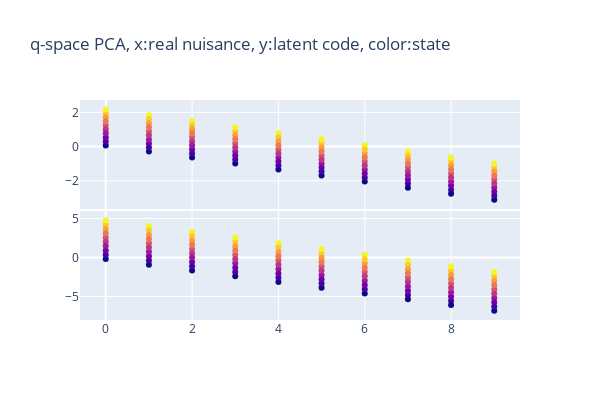

Notebook code cell kept with this figure:
### Markdown cell above
### q space (latent nuisance space)

### Code cell
pca_N = Ns.reshape(-1,q)
df = pd.DataFrame(pca_N, columns = np.arange(q))
tem = pd.DataFrame(X_nuisances.reshape(-1,1),columns=['nuisance'])
df = pd.concat([df,tem],axis=1)
tem = pd.DataFrame(np.repeat(X_states,nt,axis=0),columns=['state'])
df = pd.concat([df,tem],axis=1)
from plotly.subplots import make_subplots
fig = make_subplots(rows=q, cols=1, 
                    shared_xaxes=True,
                    vertical_spacing=0.01)
for i in trange(q):
    fig.add_trace(
        go.Scatter(x=df['nuisance'], 
                   y=df[i], 
                   marker=dict(color=df['state']),
                   mode='markers'
                  ), 
        row=i+1, col=1
        )
#fig = px.scatter(df, x='nuisance', y=4, color='state')
fig.update_layout(title_text="q-space PCA, x:real nuisance, \
y:latent code, color:state")
#fig.update_traces(textposition='top center')
fig.update_layout(height=q*200, width=600)
fig.update_layout(showlegend=False)
fig.write_image(path+'/latent.pdf')
fig.show()

### Figure 1 — Plotly figure (JSON) as saved in the notebook; plotly's stock layout.template omitted (floating-point values rounded to 4 significant figures)
{"data": [{"marker": {"color": [9, 9, 9, 9, 9, 0, 0, 0, 0, 0, 3, 3, 3, 3, 3, 8, 8, 8, 8, 8, 1, 1, 1, 1, 1, 5, 5, 5, 5, 5, 7, 7, 7, 7, 7, 8, 8, 8, 8, 8, 0, 0, 0, 0, 0, 2, 2, 2, 2, 2, 7, 7, 7, 7, 7, 4, 4, 4, 4, 4, 5, 5, 5, 5, 5, 2, 2, 2, 2, 2, 1, 1, 1, 1, 1, 3, 3, 3, 3, 3, 9, 9, 9, 9, 9, 4, 4, 4, 4, 4, 6, 6, 6, 6, 6, 6, 6, 6, 6, 6]}, "mode": "markers", "type": "scatter", "x": [2, 4, 6, 7, 1, 4, 0, 6, 9, 1, 3, 5, 9, 4, 6, 9, 3, 7, 4, 0, 0, 4, 7, 8, 6, 6, 7, 2, 3, 0, 7, 0, 6, 9, 4, 8, 2, 6, 5, 1, 3, 2, 5, 7, 8, 3, 1, 0, 7, 9, 2, 3, 1, 8, 5, 6, 3, 7, 0, 2, 1, 5, 8, 4, 9, 5, 4, 8, 6, 2, 5, 1, 3, 9, 2, 2, 1, 8, 0, 7, 9, 5, 3, 8, 0, 1, 9, 8, 4, 5, 4, 7, 3, 0, 8, 2, 5, 9, 6, 1], "xaxis": "x", "y": [1.483, 0.7778, 0.07226, -0.2805, 1.836, -1.343, 0.0686, -2.048, -3.106, -0.2842, -0.283, -0.9885, -2.4, -0.6357, -1.341, -1.222, 0.895, -0.5161, 0.5422, 1.953, 0.3042, -1.107, -2.165, -2.518, -1.813, -0.8701, -1.223, 0.541, 0.1882, 1.247, -0.7517, 1.718, -0.3989, -1.457, 0.3066, -0.8689, 1.248, -0.1633, 0.1894, 1.601, -0.9898, -0.637, -1.695, -2.401, -2.754, -0.5186, 0.187, 0.5398, -1.93, -2.635, 1.012, 0.6594, 1.365, -1.104, -0.04615, -1.106, -0.04737, -1.459, 1.011, 0.3054, 0.8938, -0.5173, -1.576, -0.1646, -1.928, -1.224, -0.8713, -2.282, -1.577, -0.1658, -1.46, -0.04859, -0.7542, -2.871, -0.4014, 0.06982, 0.4226, -2.047, 0.7754, -1.694, -0.9861, 0.425, 1.131, -0.6333, 2.189, 0.6582, -2.164, -1.811, -0.4002, -0.7529, 0.07104, -0.9873, 0.4238, 1.482, -1.34, 0.7766, -0.2817, -1.693, -0.6345, 1.129], "yaxis": "y"}, {"marker": {"color": [9, 9, 9, 9, 9, 0, 0, 0, 0, 0, 3, 3, 3, 3, 3, 8, 8, 8, 8, 8, 1, 1, 1, 1, 1, 5, 5, 5, 5, 5, 7, 7, 7, 7, 7, 8, 8, 8, 8, 8, 0, 0, 0, 0, 0, 2, 2, 2, 2, 2, 7, 7, 7, 7, 7, 4, 4, 4, 4, 4, 5, 5, 5, 5, 5, 2, 2, 2, 2, 2, 1, 1, 1, 1, 1, 3, 3, 3, 3, 3, 9, 9, 9, 9, 9, 4, 4, 4, 4, 4, 6, 6, 6, 6, 6, 6, 6, 6, 6, 6]}, "mode": "markers", "type": "scatter", "x": [2, 4, 6, 7, 1, 4, 0, 6, 9, 1, 3, 5, 9, 4, 6, 9, 3, 7, 4, 0, 0, 4, 7, 8, 6, 6, 7, 2, 3, 0, 7, 0, 6, 9, 4, 8, 2, 6, 5, 1, 3, 2, 5, 7, 8, 3, 1, 0, 7, 9, 2, 3, 1, 8, 5, 6, 3, 7, 0, 2, 1, 5, 8, 4, 9, 5, 4, 8, 6, 2, 5, 1, 3, 9, 2, 2, 1, 8, 0, 7, 9, 5, 3, 8, 0, 1, 9, 8, 4, 5, 4, 7, 3, 0, 8, 2, 5, 9, 6, 1], "xaxis": "x2", "y": [3.295, 1.819, 0.3435, -0.3943, 4.032, -3.142, -0.1912, -4.618, -6.831, -0.929, -0.7508, -2.226, -5.178, -1.489, -2.964, -2.421, 2.006, -0.9456, 1.268, 4.219, 0.3601, -2.591, -4.804, -5.542, -4.067, -1.862, -2.599, 1.09, 0.3518, 2.565, -1.497, 3.668, -0.7591, -2.972, 0.7165, -1.683, 2.743, -0.2078, 0.53, 3.481, -2.405, -1.667, -3.88, -5.356, -6.094, -1.302, 0.1735, 0.9113, -4.253, -5.729, 2.192, 1.454, 2.93, -2.235, -0.02129, -2.413, -0.1995, -3.151, 2.014, 0.5383, 1.827, -1.124, -3.337, -0.386, -4.075, -2.778, -2.04, -4.991, -3.515, -0.5643, -3.329, -0.3777, -1.853, -6.28, -1.116, -0.01299, 0.7248, -4.44, 1.463, -3.702, -1.87, 1.081, 2.557, -1.132, 4.77, 1.276, -4.626, -3.888, -0.9373, -1.675, 0.1652, -2.048, 0.903, 3.116, -2.786, 1.641, -0.5726, -3.524, -1.31, 2.379], "yaxis": "y2"}], "layout": {"height": 400, "showlegend": false, "title": {"text": "q-space PCA, x:real nuisance, y:latent code, color:state"}, "width": 600, "xaxis": {"anchor": "y", "autorange": true, "domain": [0, 1], "matches": "x2", "range": [-0.5965, 9.597], "showticklabels": false, "type": "linear"}, "xaxis2": {"anchor": "y2", "autorange": true, "domain": [0, 1], "range": [-0.5965, 9.597], "type": "linear"}, "yaxis": {"anchor": "x", "autorange": true, "domain": [0.505, 1], "range": [-3.644, 2.727], "type": "linear"}, "yaxis2": {"anchor": "x2", "autorange": true, "domain": [0, 0.495], "range": [-8.01, 5.949], "type": "linear"}}}
